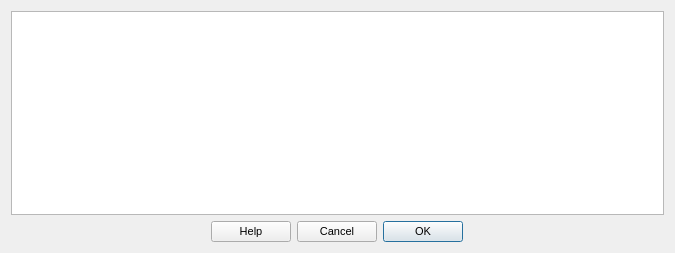
<?xml version="1.0" encoding="UTF-8"?>
<ui version="4.0">
 <class>GlobalUserVariables</class>
 <widget class="QDialog" name="GlobalUserVariables">
  <property name="geometry">
   <rect>
    <x>0</x>
    <y>0</y>
    <width>675</width>
    <height>253</height>
   </rect>
  </property>
  <property name="font">
   <font>
    <pointsize>8</pointsize>
   </font>
  </property>
  <property name="windowTitle">
   <string>Dialog</string>
  </property>
  <layout class="QVBoxLayout" name="verticalLayout">
   <item>
    <widget class="QTableView" name="tableVariables">
     <attribute name="horizontalHeaderCascadingSectionResizes">
      <bool>true</bool>
     </attribute>
     <attribute name="horizontalHeaderShowSortIndicator" stdset="0">
      <bool>true</bool>
     </attribute>
     <attribute name="horizontalHeaderStretchLastSection">
      <bool>true</bool>
     </attribute>
     <attribute name="verticalHeaderVisible">
      <bool>false</bool>
     </attribute>
    </widget>
   </item>
   <item>
    <widget class="QDialogButtonBox" name="btnBox">
     <property name="layoutDirection">
      <enum>Qt::RightToLeft</enum>
     </property>
     <property name="orientation">
      <enum>Qt::Horizontal</enum>
     </property>
     <property name="standardButtons">
      <set>QDialogButtonBox::Cancel|QDialogButtonBox::Help|QDialogButtonBox::Ok</set>
     </property>
     <property name="centerButtons">
      <bool>true</bool>
     </property>
    </widget>
   </item>
  </layout>
 </widget>
 <resources/>
 <connections>
  <connection>
   <sender>btnBox</sender>
   <signal>accepted()</signal>
   <receiver>GlobalUserVariables</receiver>
   <slot>accept()</slot>
   <hints>
    <hint type="sourcelabel">
     <x>248</x>
     <y>254</y>
    </hint>
    <hint type="destinationlabel">
     <x>157</x>
     <y>274</y>
    </hint>
   </hints>
  </connection>
  <connection>
   <sender>btnBox</sender>
   <signal>rejected()</signal>
   <receiver>GlobalUserVariables</receiver>
   <slot>reject()</slot>
   <hints>
    <hint type="sourcelabel">
     <x>316</x>
     <y>260</y>
    </hint>
    <hint type="destinationlabel">
     <x>286</x>
     <y>274</y>
    </hint>
   </hints>
  </connection>
 </connections>
</ui>
